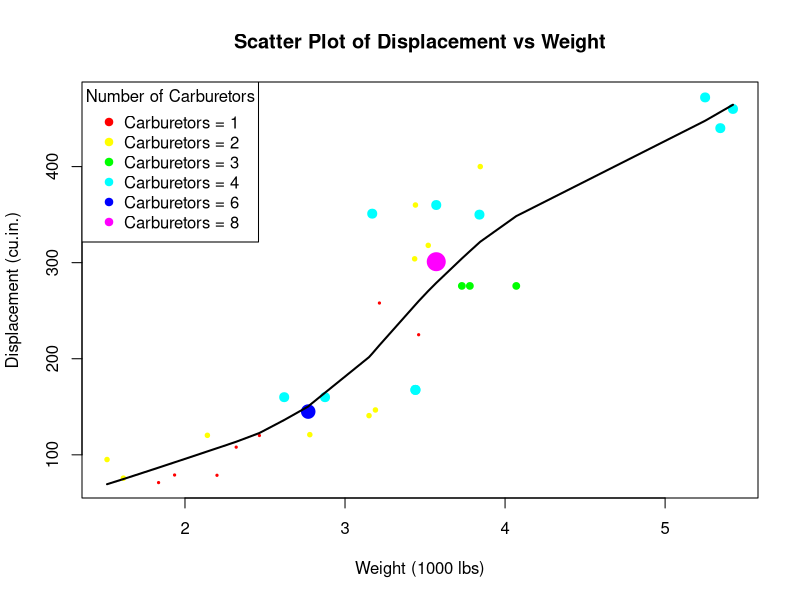

Generate this figure with R:
# Load data
data(mtcars)

# Define colors and sizes based on number of carburetors
carb_colors <- rainbow(length(unique(mtcars$carb)))[as.factor(mtcars$carb)]
carb_sizes <- mtcars$carb * 1.5  # Scale sizes

# Create scatter plot
plot(mtcars$wt, mtcars$disp,
     main = "Scatter Plot of Displacement vs Weight",
     xlab = "Weight (1000 lbs)",
     ylab = "Displacement (cu.in.)",
     col = carb_colors,
     pch = 19,
     cex = carb_sizes / 5)  # adjust size scaling

# Add smooth line (trend)
lines(lowess(mtcars$wt, mtcars$disp), col = "black", lwd = 2)

# Add legend
legend("topleft",
       legend = paste("Carburetors =", sort(unique(mtcars$carb))),
       col = rainbow(length(unique(mtcars$carb))),
       pch = 19,
       title = "Number of Carburetors")
